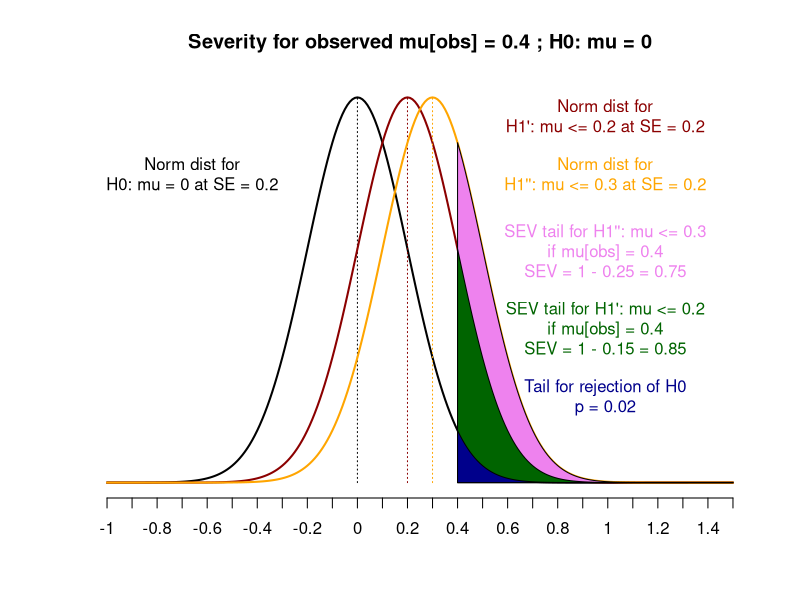

Write R code to recreate this figure.
save.pdf = F

# Sig level.
sig <- 0.05

# Hypothesis.
# H0 : mu = 0
# H1 : mu > 0

# Parameters.
sd <- 2
n <- 100

# The three outcomes.
mus <- c( mu1 <- 0.4 # 2σ
          , mu2 <- 0.6 # 3σ
          , mu3 <- 1.0 # 5σ
)

# Significance tests for the tree outcomes.
se <- sd/sqrt(n)

zs <- mus/se
ps <- 1-pnorm(zs)
sigs <- ps <= sig


cat("=== Sig tests for potential outcomes ===\n"
    , "H0 : mu = 0\n", "H1 : mu > 0\n"
    , "sd = ", sd, "\nn = ", n, "\n"
    , "se = ", sd, "/√", n, " = ", se, "\n\n"
    , sep=""
)
for (i in 1:length(mus)) {
  cat("mu_obs = ", mus[i]
      , "\n z = ", zs[i]
      , "\n p = ", ps[i]
      , "\n sig = ", sigs[i]
      , "\n\n"
      , sep = ""
  )
}


if (save.pdf) pdf("severity2.pdf")

# Now set some discrepancy from the null for which sig-level has been
# reached. For example 0.4. It's two SEs from the mean under the Null.
# Is such an outcome good evidence for mu > 0.2? The goal is to tell us more
# about the probabilities of concrete deviations from the Null, not just
# "It's something larger than 0."
1-pnorm(1)
xs <- seq(-1, 1.5, 0.01)
sev <- 1-qnorm(p = 0.4, mean = 0.2, sd = se, lower.tail = T)
sev2 <- 1-qnorm(p = 0.4, mean = 0.3, sd = se, lower.tail = T)

plot(dnorm(xs, mean = 0, sd = se), type = "l", xaxt = "n", col = 1, lwd = 2,
     main = "Severity for observed mu[obs] = 0.4 ; H0: mu = 0",
     ylab="", xlab = "", yaxt = "n", frame.plot = F)
lines(rep(which.min(abs(xs - 0)), 2), c(0, dnorm(0, mean = 0, sd = se)), col = 1, lwd = 1, lty = 3)

lines(dnorm(xs, mean = 0.2, sd = se), col = "darkred", lwd = 2)
lines(rep(which.min(abs(xs - 0.2)), 2), c(0, dnorm(0.2, mean = 0.2, sd = se)), col = "darkred", lwd = 1, lty = 3)

lines(dnorm(xs, mean = 0.3, sd = se), col = "orange", lwd = 2)
lines(rep(which.min(abs(xs - 0.3)), 2), c(0, dnorm(0.3, mean = 0.3, sd = se)), col = "orange", lwd = 1, lty = 3)

# lines(rep(which.min(abs(xs - 0.4)), 2), c(0, ), col = 3, lwd = 2)
x.start <- which.min(abs(xs - 0.4))
x.end <- length(xs)
y1.all <- dnorm(seq(0.4, 1.5, 0.01), mean = 0, sd = se)
y2.all <- dnorm(seq(0.4, 1.5, 0.01), mean = 0.2, sd = se)
y3.all <- dnorm(seq(0.4, 1.5, 0.01), mean = 0.3, sd = se)
polygon(c(x.start, x.start:x.end), c(0, y3.all), col = "violet")
polygon(c(x.start, x.start:x.end), c(0, y2.all), col = "darkgreen")
polygon(c(x.start, x.start:x.end), c(0, y1.all), col = "darkblue")

axis(1, at = seq(1:length(xs))[c(TRUE, rep(FALSE, 9))], labels = xs[c(TRUE, rep(FALSE, 9))])
text(x = 35, y = 1.6, labels = paste0("Norm dist for\nH0: mu = 0 at SE = ", se))
text(x = 200, y = 1.9, labels = paste0("Norm dist for\nH1': mu <= 0.2 at SE = ", se), col ="darkred")
text(x = 200, y = 1.6, labels = paste0("Norm dist for\nH1'': mu <= 0.3 at SE = ", se), col ="orange")

text(x = 200, y = 1.2, labels = paste0("SEV tail for H1'': mu <= 0.3\nif mu[obs] = 0.4\nSEV = 1 - ", round(1-sev2, 2), " = ", round(sev2,2)), col ="violet")
text(x = 200, y = 0.8, labels = paste0("SEV tail for H1': mu <= 0.2\nif mu[obs] = 0.4\nSEV = 1 - ", round(1-sev, 2), " = ", round(sev,2)), col ="darkgreen")
text(x = 200, y = 0.45, labels = paste0("Tail for rejection of H0\np = ", round(ps[1], 2)), col = "darkblue")

if (save.pdf) dev.off()
